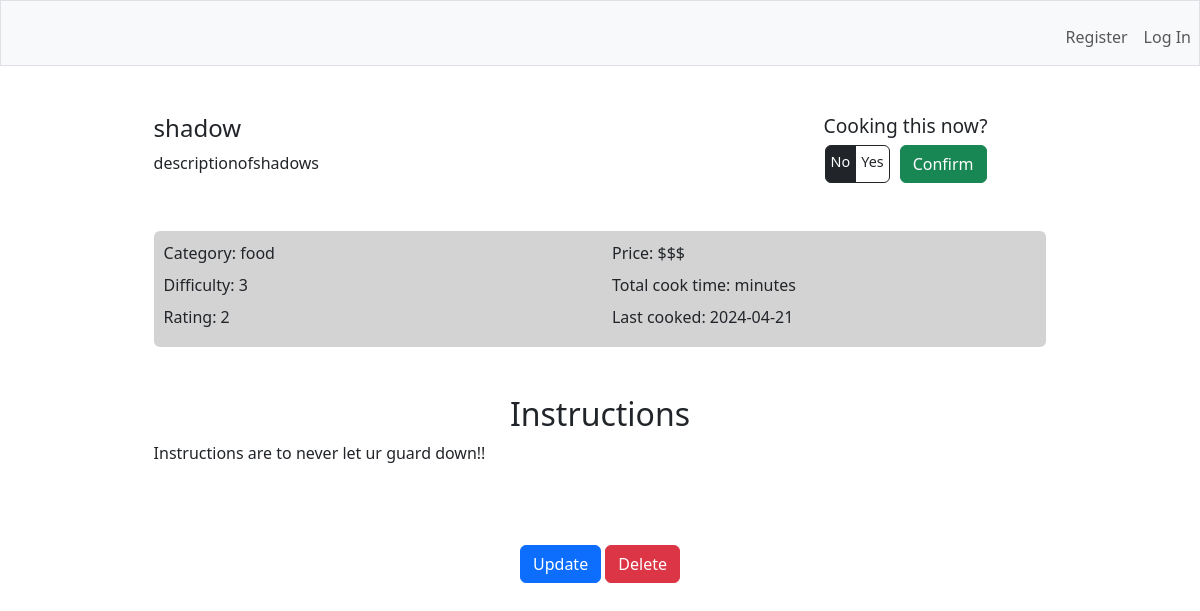
Screenshot of /recipe/2 with the database file from the repository.
### tables this page shows
CREATE TABLE recipes (
        id INTEGER PRIMARY KEY AUTOINCREMENT,
        user_id INTEGER,
        name TEXT NOT NULL,
        description TEXT,
        total_time INTEGER,
        category TEXT,
        instructions TEXT,
        difficulty INTEGER,
        rating INTEGER,
        price TEXT,
        last_cooked DATE,
        FOREIGN KEY(user_id) REFERENCES users(id)
    );

### app.py (the view)
@app.route('/recipe/<int:id>')
def recipe(id):
    row = g.c.execute('SELECT * FROM recipes WHERE id = ?', (id,)).fetchone()
    return render_template('recipe.html', row=row)

### app.py (called while the page is built)
@app.before_request
def before_request():
    g.db = sqlite3.connect('database.db')
    g.c = g.db.cursor()

@app.teardown_request
def teardown_request(exception):
    db = getattr(g, 'db', None)
    if db is not None:
        db.close()

@app.after_request
def after_request(response):
    response.headers['Cache-Control'] = 'no-cache, no-store, must-revalidate'
    response.headers['Pragma'] = 'no-cache'
    response.headers['Expires'] = '0'
    return response

### templates/recipe.html (shortened to what this page needs)
{% extends "layout.html" %} {% block title %} Recipe Details: {% endblock %} {%
block main %}
<div class="recipe_wrap">
  <div class="row header">
    <div class="col-md-8">
      <h1>{{ row[2] }}</h1>
      <p>{{ row[3] }}</p>
    </div>
    <div class="col-md-4">
      <div class="cooking_now">
        <h3 class="d-flex justify-content-center">Cooking this now?</h3>
        <form
          action="/cooking_now/{{row[0]}}"
          method="get"
          class="d-flex justify-content-center"
        >
          <div class="btn-group" role="group">
            <label class="cooking_choice btn btn-outline-dark" for="no"
              >No</label
            >
            <label class="cooking_choice btn btn-outline-dark" for="yes"
              >Yes</label
            >
          </div>
          <button class="cooking_button btn btn-success" type="submit">
            Confirm
          </button>
        </form>
      </div>
    </div>
  </div>
  <div class="details rounded">
    <div class="row">
      <div class="col-md-6">
        <p>Category: {{ row[5] }}</p>
        <p>Difficulty: {{ row[7] }}</p>
        <p>Rating: {{ row[8] }}</p>
      </div>
      <div class="col-md-6">
        <p>Price: {{ row[9] }}</p>
        <p>Total cook time: {{ row[4] }} minutes</p>
        <p>Last cooked: {{ row[10] }}</p>
      </div>
    </div>
  </div>
  <div class="instruction">
    <h2>Instructions</h2>
    <p>{{ row[6] }}</p>
  </div>
  <div class="actions d-flex justify-content-center">
    <div>
      <a href="{{ url_for('update', id=row[0]) }}" class="btn btn-primary"
        >Update</a
      >
      <a href="{{ url_for('delete', id=row[0]) }}" class="btn btn-danger"
        >Delete</a
      >
    </div>
  </div>
</div>
{% endblock %}

### static/styles.css (style rules this page uses)
p { margin-bottom: 0.5rem; }
a { text-decoration: none; color: #333; }
.recipe_wrap { text-align: start; width: 80%; margin: 0 auto; }
.header { margin-bottom: 3rem; }
.header h1 { font-size: 1.5rem; }
.details { background-color: #d3d3d3; padding: 10px; }
.instruction { margin: 3rem 0 5rem 0; }
.instruction h2 { text-align: center; }
.cooking_now h3 { font-size: 1.2rem; }
.cooking_choice { font-size: 0.9rem; padding: 5px; }
.cooking_button { margin-left: 10px; }

### rows the page displays
recipes: name "shadow", description "descriptionofshadows", category "food", difficulty "3", rating "2", price "$$$", last_cooked "2024-04-21", instructions "Instructions are to never let ur guard down!!"
